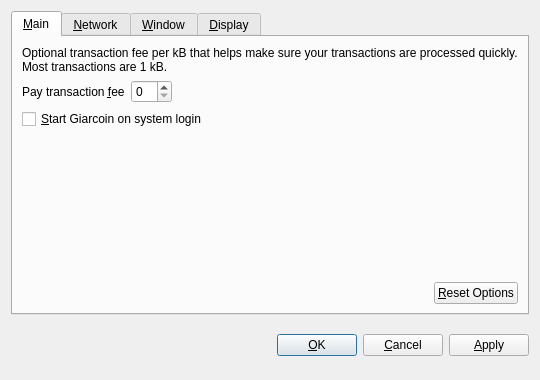
<?xml version="1.0" encoding="UTF-8"?>
<ui version="4.0">
 <class>OptionsDialog</class>
 <widget class="QDialog" name="OptionsDialog">
  <property name="geometry">
   <rect>
    <x>0</x>
    <y>0</y>
    <width>540</width>
    <height>380</height>
   </rect>
  </property>
  <property name="windowTitle">
   <string>Options</string>
  </property>
  <property name="modal">
   <bool>true</bool>
  </property>
  <layout class="QVBoxLayout" name="verticalLayout">
   <item>
    <widget class="QTabWidget" name="tabWidget">
     <property name="tabPosition">
      <enum>QTabWidget::North</enum>
     </property>
     <property name="currentIndex">
      <number>0</number>
     </property>
     <widget class="QWidget" name="tabMain">
      <attribute name="title">
       <string>&amp;Main</string>
      </attribute>
      <layout class="QVBoxLayout" name="verticalLayout_Main">
       <item>
        <widget class="QLabel" name="transactionFeeInfoLabel">
         <property name="text">
          <string>Optional transaction fee per kB that helps make sure your transactions are processed quickly. Most transactions are 1 kB.</string>
         </property>
         <property name="textFormat">
          <enum>Qt::PlainText</enum>
         </property>
         <property name="wordWrap">
          <bool>true</bool>
         </property>
        </widget>
       </item>
       <item>
        <layout class="QHBoxLayout" name="horizontalLayout_1_Main">
         <item>
          <widget class="QLabel" name="transactionFeeLabel">
           <property name="text">
            <string>Pay transaction &amp;fee</string>
           </property>
           <property name="textFormat">
            <enum>Qt::PlainText</enum>
           </property>
           <property name="buddy">
            <cstring>transactionFee</cstring>
           </property>
          </widget>
         </item>
         <item>
          <widget class="BitcoinAmountField" name="transactionFee"/>
         </item>
         <item>
          <spacer name="horizontalSpacer_1_Main">
           <property name="orientation">
            <enum>Qt::Horizontal</enum>
           </property>
           <property name="sizeHint" stdset="0">
            <size>
             <width>40</width>
             <height>20</height>
            </size>
           </property>
          </spacer>
         </item>
        </layout>
       </item>
       <item>
        <widget class="QCheckBox" name="bitcoinAtStartup">
         <property name="toolTip">
          <string>Automatically start Giarcoin after logging in to the system.</string>
         </property>
         <property name="text">
          <string>&amp;Start Giarcoin on system login</string>
         </property>
        </widget>
       </item>
       <item>
        <spacer name="verticalSpacer_Main">
         <property name="orientation">
          <enum>Qt::Vertical</enum>
         </property>
         <property name="sizeHint" stdset="0">
          <size>
           <width>20</width>
           <height>40</height>
          </size>
         </property>
        </spacer>
       </item>
       <item>
        <layout class="QHBoxLayout" name="horizontalLayout_2_Main">
         <item>
          <spacer name="horizontalSpacer_2_Main">
           <property name="orientation">
            <enum>Qt::Horizontal</enum>
           </property>
           <property name="sizeHint" stdset="0">
            <size>
             <width>40</width>
             <height>20</height>
            </size>
           </property>
          </spacer>
         </item>
         <item>
          <widget class="QPushButton" name="resetButton">
           <property name="toolTip">
            <string>Reset all client options to default.</string>
           </property>
           <property name="text">
            <string>&amp;Reset Options</string>
           </property>
           <property name="autoDefault">
            <bool>false</bool>
           </property>
          </widget>
         </item>
        </layout>
       </item>
      </layout>
     </widget>
     <widget class="QWidget" name="tabNetwork">
      <attribute name="title">
       <string>&amp;Network</string>
      </attribute>
      <layout class="QVBoxLayout" name="verticalLayout_Network">
       <item>
        <widget class="QCheckBox" name="mapPortUpnp">
         <property name="toolTip">
          <string>Automatically open the Giarcoin client port on the router. This only works when your router supports UPnP and it is enabled.</string>
         </property>
         <property name="text">
          <string>Map port using &amp;UPnP</string>
         </property>
        </widget>
       </item>
       <item>
        <widget class="QCheckBox" name="connectSocks">
         <property name="toolTip">
          <string>Connect to the Giarcoin network through a SOCKS proxy (e.g. when connecting through Tor).</string>
         </property>
         <property name="text">
          <string>&amp;Connect through SOCKS proxy:</string>
         </property>
        </widget>
       </item>
       <item>
        <layout class="QHBoxLayout" name="horizontalLayout_Network">
         <item>
          <widget class="QLabel" name="proxyIpLabel">
           <property name="text">
            <string>Proxy &amp;IP:</string>
           </property>
           <property name="textFormat">
            <enum>Qt::PlainText</enum>
           </property>
           <property name="buddy">
            <cstring>proxyIp</cstring>
           </property>
          </widget>
         </item>
         <item>
          <widget class="QValidatedLineEdit" name="proxyIp">
           <property name="maximumSize">
            <size>
             <width>140</width>
             <height>16777215</height>
            </size>
           </property>
           <property name="toolTip">
            <string>IP address of the proxy (e.g. 127.0.0.1)</string>
           </property>
          </widget>
         </item>
         <item>
          <widget class="QLabel" name="proxyPortLabel">
           <property name="text">
            <string>&amp;Port:</string>
           </property>
           <property name="textFormat">
            <enum>Qt::PlainText</enum>
           </property>
           <property name="buddy">
            <cstring>proxyPort</cstring>
           </property>
          </widget>
         </item>
         <item>
          <widget class="QLineEdit" name="proxyPort">
           <property name="maximumSize">
            <size>
             <width>55</width>
             <height>16777215</height>
            </size>
           </property>
           <property name="toolTip">
            <string>Port of the proxy (e.g. 9050)</string>
           </property>
          </widget>
         </item>
         <item>
          <widget class="QLabel" name="socksVersionLabel">
           <property name="text">
            <string>SOCKS &amp;Version:</string>
           </property>
           <property name="textFormat">
            <enum>Qt::PlainText</enum>
           </property>
           <property name="buddy">
            <cstring>socksVersion</cstring>
           </property>
          </widget>
         </item>
         <item>
          <widget class="QValueComboBox" name="socksVersion">
           <property name="toolTip">
            <string>SOCKS version of the proxy (e.g. 5)</string>
           </property>
          </widget>
         </item>
         <item>
          <spacer name="horizontalSpacer_Network">
           <property name="orientation">
            <enum>Qt::Horizontal</enum>
           </property>
           <property name="sizeHint" stdset="0">
            <size>
             <width>40</width>
             <height>20</height>
            </size>
           </property>
          </spacer>
         </item>
        </layout>
       </item>
       <item>
        <spacer name="verticalSpacer_Network">
         <property name="orientation">
          <enum>Qt::Vertical</enum>
         </property>
         <property name="sizeHint" stdset="0">
          <size>
           <width>20</width>
           <height>40</height>
          </size>
         </property>
        </spacer>
       </item>
      </layout>
     </widget>
     <widget class="QWidget" name="tabWindow">
      <attribute name="title">
       <string>&amp;Window</string>
      </attribute>
      <layout class="QVBoxLayout" name="verticalLayout_Window">
       <item>
        <widget class="QCheckBox" name="minimizeToTray">
         <property name="toolTip">
          <string>Show only a tray icon after minimizing the window.</string>
         </property>
         <property name="text">
          <string>&amp;Minimize to the tray instead of the taskbar</string>
         </property>
        </widget>
       </item>
       <item>
        <widget class="QCheckBox" name="minimizeOnClose">
         <property name="toolTip">
          <string>Minimize instead of exit the application when the window is closed. When this option is enabled, the application will be closed only after selecting Quit in the menu.</string>
         </property>
         <property name="text">
          <string>M&amp;inimize on close</string>
         </property>
        </widget>
       </item>
       <item>
        <spacer name="verticalSpacer_Window">
         <property name="orientation">
          <enum>Qt::Vertical</enum>
         </property>
         <property name="sizeHint" stdset="0">
          <size>
           <width>20</width>
           <height>40</height>
          </size>
         </property>
        </spacer>
       </item>
      </layout>
     </widget>
     <widget class="QWidget" name="tabDisplay">
      <attribute name="title">
       <string>&amp;Display</string>
      </attribute>
      <layout class="QVBoxLayout" name="verticalLayout_Display">
       <item>
        <layout class="QHBoxLayout" name="horizontalLayout_1_Display">
         <item>
          <widget class="QLabel" name="langLabel">
           <property name="text">
            <string>User Interface &amp;language:</string>
           </property>
           <property name="textFormat">
            <enum>Qt::PlainText</enum>
           </property>
           <property name="buddy">
            <cstring>lang</cstring>
           </property>
          </widget>
         </item>
         <item>
          <widget class="QValueComboBox" name="lang">
           <property name="toolTip">
            <string>The user interface language can be set here. This setting will take effect after restarting Giarcoin.</string>
           </property>
          </widget>
         </item>
        </layout>
       </item>
       <item>
        <layout class="QHBoxLayout" name="horizontalLayout_2_Display">
         <item>
          <widget class="QLabel" name="unitLabel">
           <property name="text">
            <string>&amp;Unit to show amounts in:</string>
           </property>
           <property name="textFormat">
            <enum>Qt::PlainText</enum>
           </property>
           <property name="buddy">
            <cstring>unit</cstring>
           </property>
          </widget>
         </item>
         <item>
          <widget class="QValueComboBox" name="unit">
           <property name="toolTip">
            <string>Choose the default subdivision unit to show in the interface and when sending coins.</string>
           </property>
          </widget>
         </item>
        </layout>
       </item>
       <item>
        <widget class="QCheckBox" name="displayAddresses">
         <property name="toolTip">
          <string>Whether to show Giarcoin addresses in the transaction list or not.</string>
         </property>
         <property name="text">
          <string>&amp;Display addresses in transaction list</string>
         </property>
        </widget>
       </item>
       <item>
        <widget class="QCheckBox" name="coinControlFeatures">
         <property name="toolTip">
          <string>Whether to show coin control features or not.</string>
         </property>
         <property name="text">
          <string>Display coin &amp;control features (experts only!)</string>
         </property>
        </widget>
       </item>
       <item>
        <spacer name="verticalSpacer_Display">
         <property name="orientation">
          <enum>Qt::Vertical</enum>
         </property>
         <property name="sizeHint" stdset="0">
          <size>
           <width>20</width>
           <height>40</height>
          </size>
         </property>
        </spacer>
       </item>
      </layout>
     </widget>
    </widget>
   </item>
   <item>
    <layout class="QHBoxLayout" name="horizontalLayout_Buttons">
     <item>
      <spacer name="horizontalSpacer_1">
       <property name="orientation">
        <enum>Qt::Horizontal</enum>
       </property>
       <property name="sizeHint" stdset="0">
        <size>
         <width>40</width>
         <height>48</height>
        </size>
       </property>
      </spacer>
     </item>
     <item>
      <widget class="QLabel" name="statusLabel">
       <property name="font">
        <font>
         <weight>75</weight>
         <bold>true</bold>
        </font>
       </property>
       <property name="text">
        <string/>
       </property>
       <property name="textFormat">
        <enum>Qt::PlainText</enum>
       </property>
       <property name="wordWrap">
        <bool>true</bool>
       </property>
      </widget>
     </item>
     <item>
      <spacer name="horizontalSpacer_2">
       <property name="orientation">
        <enum>Qt::Horizontal</enum>
       </property>
       <property name="sizeHint" stdset="0">
        <size>
         <width>40</width>
         <height>48</height>
        </size>
       </property>
      </spacer>
     </item>
     <item>
      <widget class="QPushButton" name="okButton">
       <property name="text">
        <string>&amp;OK</string>
       </property>
      </widget>
     </item>
     <item>
      <widget class="QPushButton" name="cancelButton">
       <property name="text">
        <string>&amp;Cancel</string>
       </property>
       <property name="autoDefault">
        <bool>false</bool>
       </property>
      </widget>
     </item>
     <item>
      <widget class="QPushButton" name="applyButton">
       <property name="text">
        <string>&amp;Apply</string>
       </property>
       <property name="autoDefault">
        <bool>false</bool>
       </property>
      </widget>
     </item>
    </layout>
   </item>
  </layout>
 </widget>
 <customwidgets>
  <customwidget>
   <class>BitcoinAmountField</class>
   <extends>QSpinBox</extends>
   <header>bitcoinamountfield.h</header>
  </customwidget>
  <customwidget>
   <class>QValueComboBox</class>
   <extends>QComboBox</extends>
   <header>qvaluecombobox.h</header>
  </customwidget>
  <customwidget>
   <class>QValidatedLineEdit</class>
   <extends>QLineEdit</extends>
   <header>qvalidatedlineedit.h</header>
  </customwidget>
 </customwidgets>
 <resources/>
 <connections/>
</ui>
